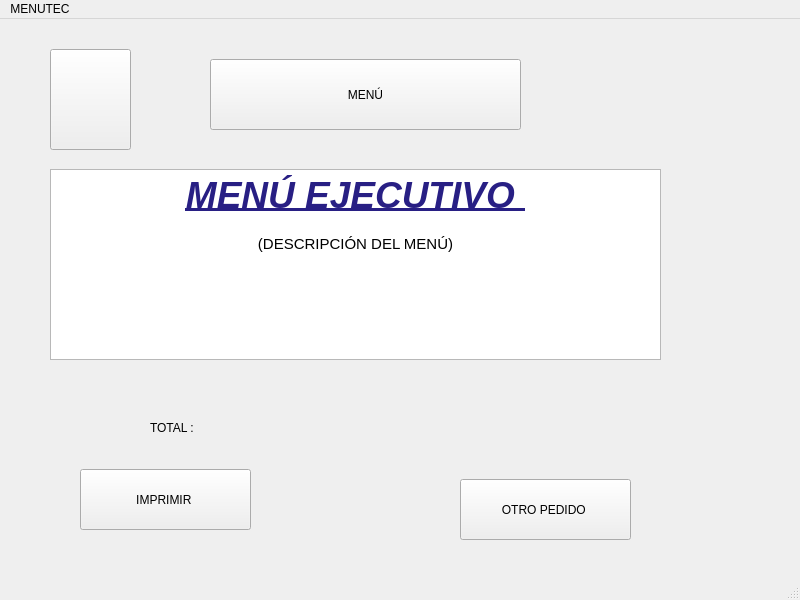
<?xml version="1.0" encoding="UTF-8"?>
<ui version="4.0">
 <class>tercera2Window</class>
 <widget class="QMainWindow" name="tercera2Window">
  <property name="geometry">
   <rect>
    <x>0</x>
    <y>0</y>
    <width>800</width>
    <height>600</height>
   </rect>
  </property>
  <property name="windowTitle">
   <string>MainWindow</string>
  </property>
  <widget class="QWidget" name="centralwidget">
   <widget class="QPushButton" name="pushButton">
    <property name="geometry">
     <rect>
      <x>210</x>
      <y>40</y>
      <width>311</width>
      <height>71</height>
     </rect>
    </property>
    <property name="text">
     <string>MENÚ</string>
    </property>
    <property name="icon">
     <iconset>
      <normaloff>../../.designer/backup/UTEC.png</normaloff>../../.designer/backup/UTEC.png</iconset>
    </property>
   </widget>
   <widget class="QTextEdit" name="textEdit">
    <property name="geometry">
     <rect>
      <x>50</x>
      <y>150</y>
      <width>611</width>
      <height>191</height>
     </rect>
    </property>
    <property name="html">
     <string>&lt;!DOCTYPE HTML PUBLIC &quot;-//W3C//DTD HTML 4.0//EN&quot; &quot;http://www.w3.org/TR/REC-html40/strict.dtd&quot;&gt;
&lt;html&gt;&lt;head&gt;&lt;meta name=&quot;qrichtext&quot; content=&quot;1&quot; /&gt;&lt;style type=&quot;text/css&quot;&gt;
p, li { white-space: pre-wrap; }
&lt;/style&gt;&lt;/head&gt;&lt;body style=&quot; font-family:'Ubuntu'; font-size:11pt; font-weight:400; font-style:normal;&quot;&gt;
&lt;p align=&quot;center&quot; style=&quot; margin-top:0px; margin-bottom:0px; margin-left:0px; margin-right:0px; -qt-block-indent:0; text-indent:0px;&quot;&gt;&lt;span style=&quot; font-size:28pt; font-weight:600; font-style:italic; text-decoration: underline; color:#281f84;&quot;&gt;MENÚ EJECUTIVO &lt;/span&gt;&lt;/p&gt;
&lt;p align=&quot;center&quot; style=&quot;-qt-paragraph-type:empty; margin-top:0px; margin-bottom:0px; margin-left:0px; margin-right:0px; -qt-block-indent:0; text-indent:0px; font-weight:600; font-style:italic; text-decoration: underline;&quot;&gt;&lt;br /&gt;&lt;/p&gt;
&lt;p align=&quot;center&quot; style=&quot; margin-top:0px; margin-bottom:0px; margin-left:0px; margin-right:0px; -qt-block-indent:0; text-indent:0px;&quot;&gt;(DESCRIPCIÓN DEL MENÚ)&lt;/p&gt;&lt;/body&gt;&lt;/html&gt;</string>
    </property>
   </widget>
   <widget class="QPushButton" name="pushButton_2">
    <property name="geometry">
     <rect>
      <x>50</x>
      <y>30</y>
      <width>81</width>
      <height>101</height>
     </rect>
    </property>
    <property name="text">
     <string/>
    </property>
    <property name="icon">
     <iconset>
      <normaloff>../../.designer/backup/flecha-hacia-la-izquierda-antes-de-icono-4330-128.png</normaloff>../../.designer/backup/flecha-hacia-la-izquierda-antes-de-icono-4330-128.png</iconset>
    </property>
    <property name="iconSize">
     <size>
      <width>100</width>
      <height>100</height>
     </size>
    </property>
   </widget>
   <widget class="QPushButton" name="pushButton_3">
    <property name="geometry">
     <rect>
      <x>80</x>
      <y>450</y>
      <width>171</width>
      <height>61</height>
     </rect>
    </property>
    <property name="text">
     <string>IMPRIMIR </string>
    </property>
   </widget>
   <widget class="QPushButton" name="pushButton_4">
    <property name="geometry">
     <rect>
      <x>460</x>
      <y>460</y>
      <width>171</width>
      <height>61</height>
     </rect>
    </property>
    <property name="text">
     <string>OTRO PEDIDO </string>
    </property>
   </widget>
   <widget class="QLabel" name="label">
    <property name="geometry">
     <rect>
      <x>150</x>
      <y>400</y>
      <width>68</width>
      <height>17</height>
     </rect>
    </property>
    <property name="text">
     <string>TOTAL : </string>
    </property>
   </widget>
  </widget>
  <widget class="QMenuBar" name="menubar">
   <property name="geometry">
    <rect>
     <x>0</x>
     <y>0</y>
     <width>800</width>
     <height>25</height>
    </rect>
   </property>
   <widget class="QMenu" name="menuMENUTEC">
    <property name="title">
     <string>MENUTEC</string>
    </property>
   </widget>
   <addaction name="menuMENUTEC"/>
  </widget>
  <widget class="QStatusBar" name="statusbar"/>
 </widget>
 <resources/>
 <connections/>
</ui>
